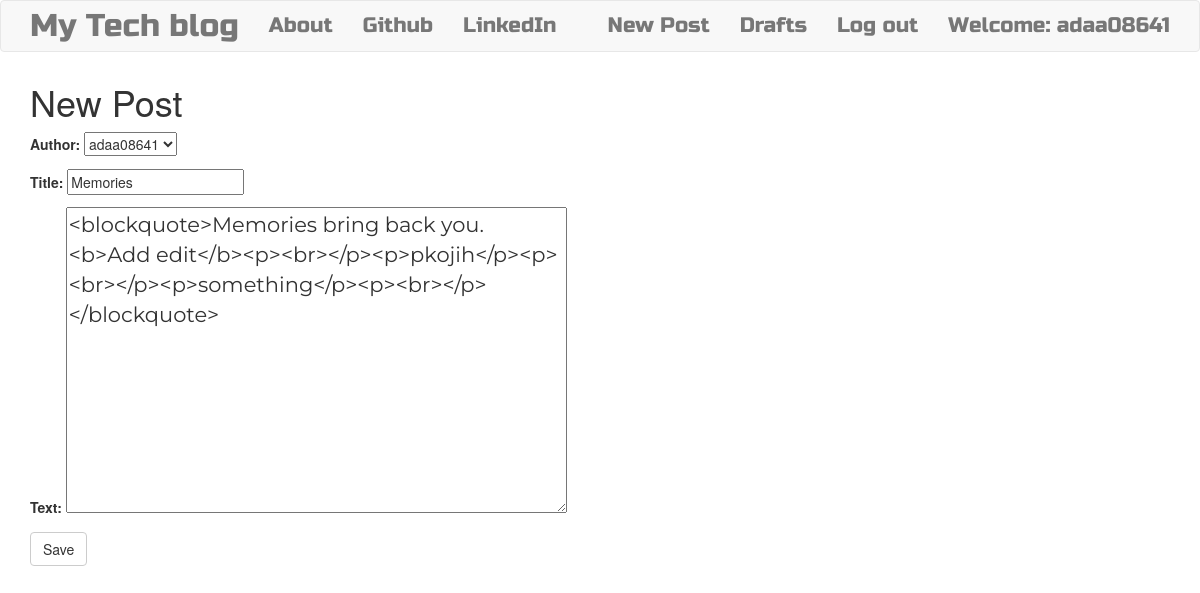
Screenshot of /post/1/edit/ (signed in) with the database file from the repository.
### blog/models.py (models this page shows, shortened)
class Post(models.Model):
    author=models.ForeignKey('auth.User',on_delete=models.DO_NOTHING)
    title = models.CharField(max_length=200)
    text = models.TextField()
    created_date =models.DateTimeField(default=timezone.now)
    published_date = models.DateTimeField(blank=True,null=True)

### blog/views.py (the view)
# urls.py: path('post/<int:pk>/edit/',views.PostUpdateView.as_view(),name='post_edit'),
class PostUpdateView(LoginRequiredMixin,UpdateView):
    login_url ='/login/'
    redirect_field_name ='blog/post_detail.html'
    form_class = PostForm
    model=Post

### blog/forms.py
class PostForm(forms.ModelForm):
    class Meta():
        model = Post
        fields = ('author', 'title', 'text')
        widgets = {
            'title':forms.TextInput(attrs={'class':'textinputclass'}),
            'text':forms.Textarea(attrs={'class':'editable medium-editor-textarea postcontent'})
        }

### blog/templates/blog/post_form.html (shortened to what this page needs)
{% extends "blog/base.html" %}
{% block content %}
   <h1>New Post</h1>
   <form class="post-form" method="POST">
       {{ form.as_p }}
       <button type="submit" class="save btn btn-default">Save</button>
   </form>
{% endblock %}

### blog/templates/blog/base.html (shortened to what this page needs)
<!DOCTYPE html>
{% load static %}
<html>
    <head>
        <link rel="stylesheet" href="https://maxcdn.bootstrapcdn.com/bootstrap/3.4.1/css/bootstrap.min.css">
        <link rel="stylesheet" href="//cdn.jsdelivr.net/npm/medium-editor@latest/dist/css/medium-editor.min.css" type="text/css" media="screen" charset="utf-8">
        <link rel="stylesheet" href="{% static 'css/blog.css' %}">
    </head>
<body class='loader'>
  <nav class="navbar navbar-default techfont custom-navbar">
    <div class="container">
      <ul class="nav navbar-nav">
        <li><a class='navbar-brand bigbrand' href="{% url 'post_list' %}">My Tech blog</a></li>
        <li><a href="{% url 'about' %}" >About</a></li>
        <li><a href="https://www.github.com">Github</a></li>
        <li><a href="https://www.linkedin.com">LinkedIn</a></li>
      </ul>
      <ul class="nav navbar-nav navbar-right">
        {% if user.is_authenticated %}
        <li>
          <a href="{% url 'post_new' %}" >New Post</a>
        </li>
        <li>
          <a href="{% url 'post_draft_list' %}">Drafts</a>
        </li>
        <li>
          <a href="{% url 'logout' %}" >Log out</a>
        </li>
        <li>
          <a >Welcome: {{ user.username }}</a>
        </li>
          {% else %}
          <li><a class='nav navbar-right' href="{% url 'login' %}" ><span class="glyphicon glyphicon-user">Login</span></a></li>
        {% endif %}
      </ul>
  </div>
</nav>
        <div class="content container">
            <div class="row">
                <div class="col-md-8">
                  <div class="blog_posts">
                    {% block content %}
                    {% endblock %}
                  </div>
                </div>
            </div>
        </div>
</body>
</html>

### blog/static/css/blog.css (style rules this page uses)
.techfont { font-family: 'Russo One', sans-serif; font-size: 1.5em; margin-bottom: 10px; }
.bigbrand { font-size: 1.5em; }
.postcontent { font-family: 'Montserrat'; font-size: 1.5em; }
.loader { filter:hue-rotate(0deg); color:linear-gradient(45deg,#0f8,#08f); animation:hue 10000ms infinite linear; }

### rows the page displays
Post: author "adaa08641", title "Memories", text "<blockquote>Memories bring back you. <b>Add edit</b><p><br></p><p>pkojih</p><p><br></p><p>something</p><p><br></p></blockquote>"

### other values shown
{{ user.username }} "adaa08641"
